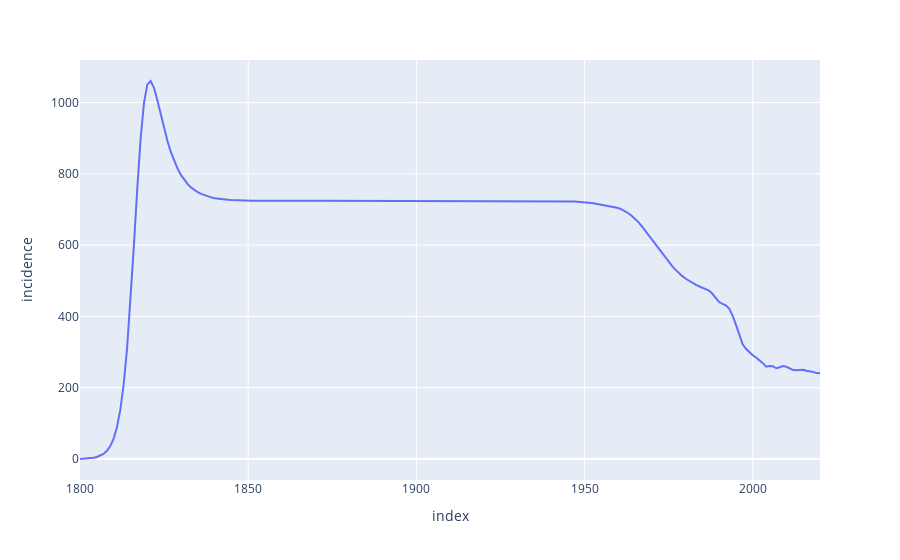

Source (notebook cell):
### Code cell
inci_plot = px.line(
    derived_df_0,
    x=derived_df_0.index,
    y="incidence",
)
inci_plot.show()
# inci_plot.write_image(str(SUPPLEMENT_PATH) + "/incidence.jpg")

### Figure 1 — Plotly figure (JSON) as saved in the notebook; plotly's stock layout.template omitted (floating-point values rounded to 4 significant figures; data arrays with more than 128 entries replaced by an {"elided": "..."} marker saying what was removed)
{"data": [{"hovertemplate": "index=%{x}<br>incidence=%{y}<extra></extra>", "legendgroup": "", "line": {"color": "#636efa", "dash": "solid"}, "marker": {"symbol": "circle"}, "mode": "lines", "name": "", "orientation": "v", "showlegend": false, "type": "scatter", "x": {"elided": "221 int values"}, "xaxis": "x", "y": {"elided": "221 float values"}, "yaxis": "y"}], "layout": {"legend": {"tracegroupgap": 0}, "margin": {"t": 60}, "xaxis": {"anchor": "y", "domain": [0, 1], "title": {"text": "index"}}, "yaxis": {"anchor": "x", "domain": [0, 1], "title": {"text": "incidence"}}}}
